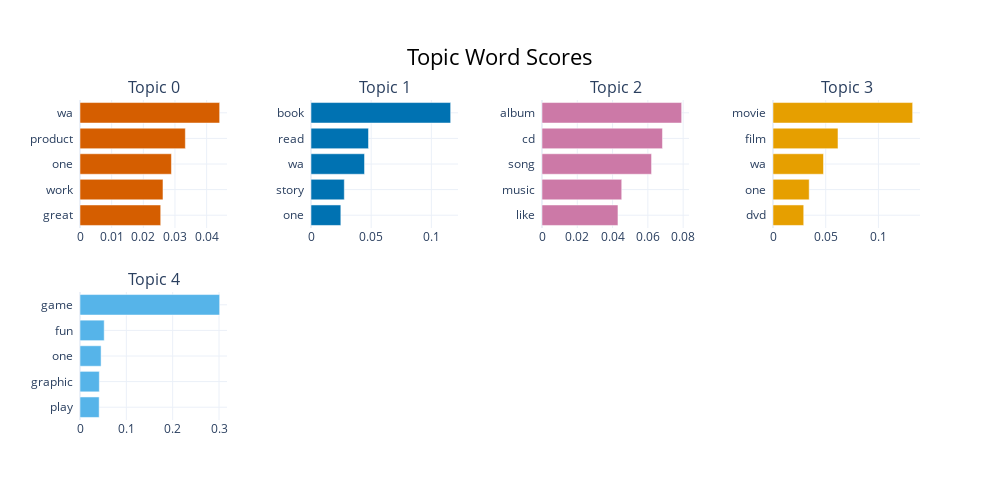

The notebook cell saved with this chart:
### Code cell
# Visualize top-n terms per topic
fig_barchart = topic_model.visualize_barchart()
fig_barchart.show()

### Figure 1 — Plotly figure (JSON) as saved in the notebook; plotly's stock layout.template omitted (floating-point values rounded to 4 significant figures)
{"data": [{"marker": {"color": "#D55E00"}, "orientation": "h", "type": "bar", "x": [0.02549, 0.02621, 0.02888, 0.03327, 0.04411], "xaxis": "x", "y": ["great  ", "work  ", "one  ", "product  ", "wa  "], "yaxis": "y"}, {"marker": {"color": "#0072B2"}, "orientation": "h", "type": "bar", "x": [0.02479, 0.02767, 0.04448, 0.04778, 0.116], "xaxis": "x2", "y": ["one  ", "story  ", "wa  ", "read  ", "book  "], "yaxis": "y2"}, {"marker": {"color": "#CC79A7"}, "orientation": "h", "type": "bar", "x": [0.04306, 0.0452, 0.0621, 0.06829, 0.07916], "xaxis": "x3", "y": ["like  ", "music  ", "song  ", "cd  ", "album  "], "yaxis": "y3"}, {"marker": {"color": "#E69F00"}, "orientation": "h", "type": "bar", "x": [0.02914, 0.03433, 0.0479, 0.06165, 0.1325], "xaxis": "x4", "y": ["dvd  ", "one  ", "wa  ", "film  ", "movie  "], "yaxis": "y4"}, {"marker": {"color": "#56B4E9"}, "orientation": "h", "type": "bar", "x": [0.04135, 0.0417, 0.04549, 0.05222, 0.3014], "xaxis": "x5", "y": ["play  ", "graphic  ", "one  ", "fun  ", "game  "], "yaxis": "y5"}], "layout": {"annotations": [{"font": {"size": 16}, "showarrow": false, "text": "Topic 0", "x": 0.0875, "xanchor": "center", "xref": "paper", "y": 1, "yanchor": "bottom", "yref": "paper"}, {"font": {"size": 16}, "showarrow": false, "text": "Topic 1", "x": 0.3625, "xanchor": "center", "xref": "paper", "y": 1, "yanchor": "bottom", "yref": "paper"}, {"font": {"size": 16}, "showarrow": false, "text": "Topic 2", "x": 0.6375, "xanchor": "center", "xref": "paper", "y": 1, "yanchor": "bottom", "yref": "paper"}, {"font": {"size": 16}, "showarrow": false, "text": "Topic 3", "x": 0.9125, "xanchor": "center", "xref": "paper", "y": 1, "yanchor": "bottom", "yref": "paper"}, {"font": {"size": 16}, "showarrow": false, "text": "Topic 4", "x": 0.0875, "xanchor": "center", "xref": "paper", "y": 0.4, "yanchor": "bottom", "yref": "paper"}], "height": 500, "hoverlabel": {"bgcolor": "white", "font": {"family": "Rockwell", "size": 16}}, "showlegend": false, "title": {"font": {"color": "Black", "size": 22}, "text": "Topic Word Scores", "x": 0.5, "xanchor": "center", "yanchor": "top"}, "width": 1000, "xaxis": {"anchor": "y", "domain": [0, 0.175], "showgrid": true}, "xaxis2": {"anchor": "y2", "domain": [0.275, 0.45], "showgrid": true}, "xaxis3": {"anchor": "y3", "domain": [0.55, 0.725], "showgrid": true}, "xaxis4": {"anchor": "y4", "domain": [0.825, 1], "showgrid": true}, "xaxis5": {"anchor": "y5", "domain": [0, 0.175], "showgrid": true}, "xaxis6": {"anchor": "y6", "domain": [0.275, 0.45], "showgrid": true}, "xaxis7": {"anchor": "y7", "domain": [0.55, 0.725], "showgrid": true}, "xaxis8": {"anchor": "y8", "domain": [0.825, 1], "showgrid": true}, "yaxis": {"anchor": "x", "domain": [0.6, 1], "showgrid": true}, "yaxis2": {"anchor": "x2", "domain": [0.6, 1], "showgrid": true}, "yaxis3": {"anchor": "x3", "domain": [0.6, 1], "showgrid": true}, "yaxis4": {"anchor": "x4", "domain": [0.6, 1], "showgrid": true}, "yaxis5": {"anchor": "x5", "domain": [0, 0.4], "showgrid": true}, "yaxis6": {"anchor": "x6", "domain": [0, 0.4], "showgrid": true}, "yaxis7": {"anchor": "x7", "domain": [0, 0.4], "showgrid": true}, "yaxis8": {"anchor": "x8", "domain": [0, 0.4], "showgrid": true}}}
